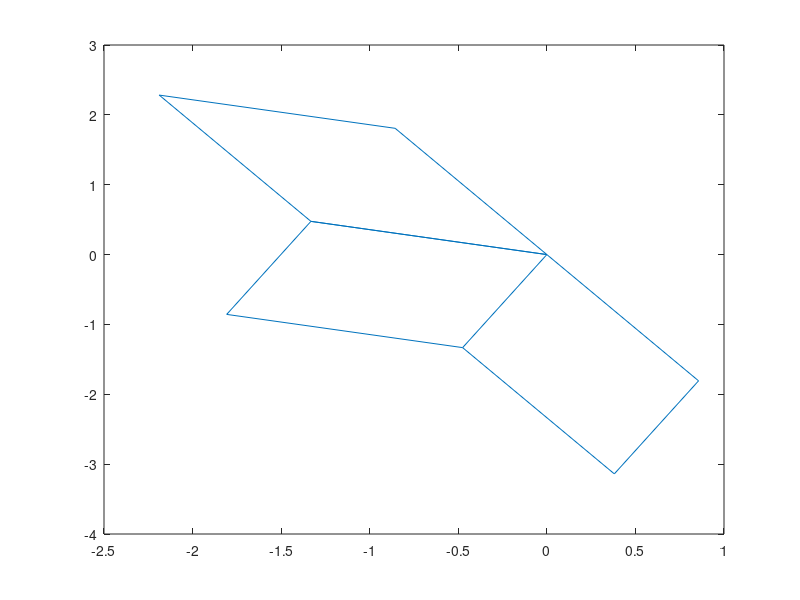

MATLAB code to generate this figure:
y = [ 0 1 0 -1 0 -2 -3 -1 0 2 3 1];
x = [ 0 1 2 1 0 0 1 1 0 0 1 1];
theta=35;
x2=x.*cos(theta)-y.*sin(theta);
y2=x.*sin(theta)+y.*cos(theta);
plot (x2,y2);

